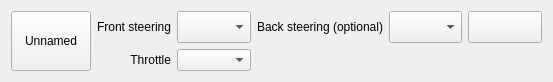
<?xml version="1.0" encoding="UTF-8"?>
<ui version="4.0">
 <class>WheeledMtlobeWidget</class>
 <widget class="QWidget" name="WheeledMtlobeWidget">
  <property name="geometry">
   <rect>
    <x>0</x>
    <y>0</y>
    <width>553</width>
    <height>74</height>
   </rect>
  </property>
  <property name="windowTitle">
   <string>Form</string>
  </property>
  <layout class="QGridLayout" name="gridLayout">
   <item row="0" column="2">
    <widget class="ActuatorSelector" name="comboBoxLimitSwitchStartPin">
     <property name="enabled">
      <bool>true</bool>
     </property>
     <property name="sizePolicy">
      <sizepolicy hsizetype="Minimum" vsizetype="Minimum">
       <horstretch>0</horstretch>
       <verstretch>0</verstretch>
      </sizepolicy>
     </property>
     <property name="toolTip">
      <string>The actuator responsible for steering the forward facing set of wheels.</string>
     </property>
    </widget>
   </item>
   <item row="0" column="1">
    <widget class="QLabel" name="label">
     <property name="sizePolicy">
      <sizepolicy hsizetype="Minimum" vsizetype="Minimum">
       <horstretch>0</horstretch>
       <verstretch>0</verstretch>
      </sizepolicy>
     </property>
     <property name="text">
      <string>Front steering</string>
     </property>
     <property name="alignment">
      <set>Qt::AlignRight|Qt::AlignTrailing|Qt::AlignVCenter</set>
     </property>
    </widget>
   </item>
   <item row="0" column="3">
    <widget class="QLabel" name="label_3">
     <property name="sizePolicy">
      <sizepolicy hsizetype="Minimum" vsizetype="Minimum">
       <horstretch>0</horstretch>
       <verstretch>0</verstretch>
      </sizepolicy>
     </property>
     <property name="text">
      <string>Back steering (optional)</string>
     </property>
     <property name="alignment">
      <set>Qt::AlignRight|Qt::AlignTrailing|Qt::AlignVCenter</set>
     </property>
    </widget>
   </item>
   <item row="1" column="2">
    <widget class="ActuatorSelector" name="comboBoxLimitSwitchStartPin_2">
     <property name="enabled">
      <bool>true</bool>
     </property>
     <property name="sizePolicy">
      <sizepolicy hsizetype="Minimum" vsizetype="Minimum">
       <horstretch>0</horstretch>
       <verstretch>0</verstretch>
      </sizepolicy>
     </property>
     <property name="toolTip">
      <string>The actuator representing the forward motion of the vehicle.</string>
     </property>
    </widget>
   </item>
   <item row="0" column="4">
    <widget class="ActuatorSelector" name="comboBoxLimitSwitchStartPin_3">
     <property name="enabled">
      <bool>true</bool>
     </property>
     <property name="sizePolicy">
      <sizepolicy hsizetype="Minimum" vsizetype="Minimum">
       <horstretch>0</horstretch>
       <verstretch>0</verstretch>
      </sizepolicy>
     </property>
     <property name="toolTip">
      <string>The actuator responsible for steering the backward facing set of wheels.</string>
     </property>
    </widget>
   </item>
   <item row="1" column="1">
    <widget class="QLabel" name="label_2">
     <property name="sizePolicy">
      <sizepolicy hsizetype="Minimum" vsizetype="Minimum">
       <horstretch>0</horstretch>
       <verstretch>0</verstretch>
      </sizepolicy>
     </property>
     <property name="text">
      <string>Throttle</string>
     </property>
     <property name="alignment">
      <set>Qt::AlignRight|Qt::AlignTrailing|Qt::AlignVCenter</set>
     </property>
    </widget>
   </item>
   <item row="0" column="0" rowspan="2">
    <widget class="QPushButton" name="pushButtonName">
     <property name="sizePolicy">
      <sizepolicy hsizetype="Minimum" vsizetype="Minimum">
       <horstretch>0</horstretch>
       <verstretch>0</verstretch>
      </sizepolicy>
     </property>
     <property name="toolTip">
      <string>Click to change the name of this actuator</string>
     </property>
     <property name="text">
      <string>Unnamed</string>
     </property>
    </widget>
   </item>
   <item row="0" column="5">
    <widget class="QPushButton" name="pushButtonDelete">
     <property name="sizePolicy">
      <sizepolicy hsizetype="Minimum" vsizetype="Minimum">
       <horstretch>0</horstretch>
       <verstretch>0</verstretch>
      </sizepolicy>
     </property>
     <property name="minimumSize">
      <size>
       <width>32</width>
       <height>32</height>
      </size>
     </property>
     <property name="text">
      <string/>
     </property>
     <property name="icon">
      <iconset resource="../resources/icons.qrc">
       <normaloff>:/icons/trash.svg</normaloff>:/icons/trash.svg</iconset>
     </property>
    </widget>
   </item>
  </layout>
 </widget>
 <customwidgets>
  <customwidget>
   <class>ActuatorSelector</class>
   <extends>QComboBox</extends>
   <header location="global">widgets/ActuatorSelector.hpp</header>
  </customwidget>
 </customwidgets>
 <resources>
  <include location="../resources/icons.qrc"/>
 </resources>
 <connections/>
</ui>
